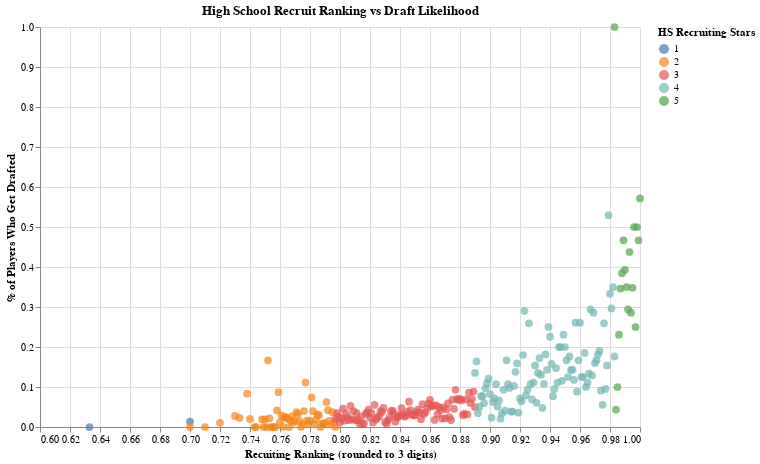

This figure's notebook cell:
### Code cell
alt.Chart(draft_likelihood).mark_circle(size = 60).encode(
    x = alt.X('HS Recruiting Rating', scale=alt.Scale(domain=[.6, 1]), title = 'Recuiting Ranking (rounded to 3 digits)'),
    y = alt.Y('% of Players Drafted', title = '% of Players Who Get Drafted', scale=alt.Scale(domain=[0, 1])),
    color = 'HS Recruiting Stars:N').properties(
    width = 600, height = 400, title = 'High School Recruit Ranking vs Draft Likelihood')

### Figure 1 — Vega-Lite specification as saved in the notebook (floating-point values rounded to 4 significant figures; data arrays with more than 128 entries replaced by an {"elided": "..."} marker saying what was removed)
{"config": {"view": {"continuousWidth": 300, "continuousHeight": 300}}, "data": {"name": "data-2823a5497bff000badbec1b04c032e65"}, "mark": {"type": "circle", "size": 60}, "encoding": {"color": {"field": "HS Recruiting Stars", "type": "nominal"}, "x": {"field": "HS Recruiting Rating", "scale": {"domain": [0.6, 1]}, "title": "Recuiting Ranking (rounded to 3 digits)", "type": "quantitative"}, "y": {"field": "% of Players Drafted", "scale": {"domain": [0, 1]}, "title": "% of Players Who Get Drafted", "type": "quantitative"}}, "height": 400, "title": "High School Recruit Ranking vs Draft Likelihood", "width": 600, "$schema": "https://vega.github.io/schema/vega-lite/v5.16.3.json", "datasets": {"data-2823a5497bff000badbec1b04c032e65": {"elided": "267 records"}}}
